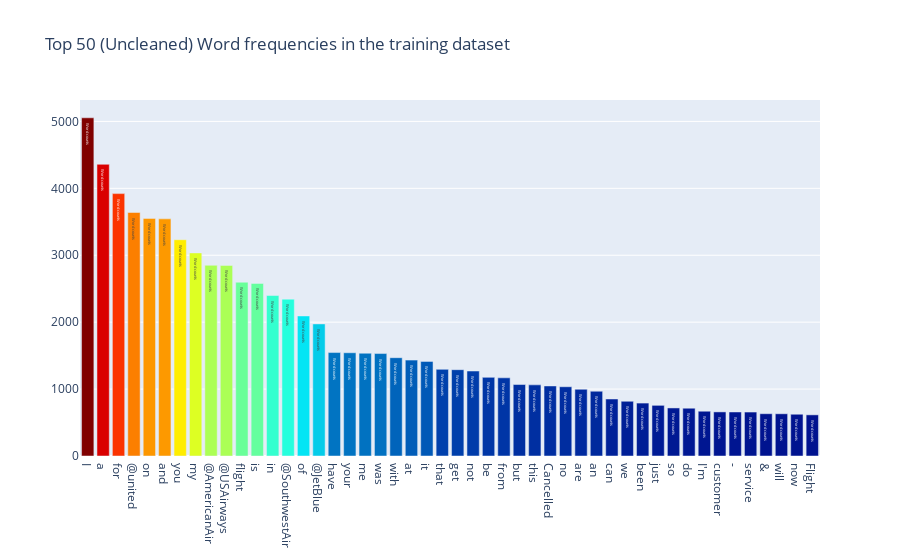

Notebook cell for this chart:
### Code cell
all_words = train['text'].str.split(expand=True).unstack().value_counts()
data = [go.Bar(
            x = all_words.index.values[2:50],
            y = all_words.values[2:50],
            marker= dict(colorscale='Jet',
                         color = all_words.values[2:100]
                        ),
            text='Word counts'
    )]

layout = go.Layout(
    title='Top 50 (Uncleaned) Word frequencies in the training dataset'
)

fig = go.Figure(data=data, layout=layout)

py.iplot(fig, filename='basic-bar')

### Figure 1 — Plotly figure (JSON) as saved in the notebook; plotly's stock layout.template omitted (floating-point values rounded to 4 significant figures)
{"data": [{"marker": {"color": [5054, 4359, 3921, 3639, 3551, 3544, 3232, 3035, 2850, 2848, 2597, 2579, 2398, 2344, 2093, 1974, 1546, 1543, 1536, 1531, 1469, 1433, 1414, 1295, 1290, 1270, 1175, 1168, 1068, 1063, 1047, 1035, 997, 968, 852, 818, 791, 757, 718, 714, 669, 659, 658, 657, 632, 631, 624, 615, 596, 591, 588, 569, 558, 544, 537, 512, 500, 494, 493, 484, 482, 482, 476, 471, 471, 465, 464, 464, 456, 452, 450, 449, 447, 447, 439, 432, 425, 422, 422, 420, 413, 412, 408, 399, 393, 385, 383, 377, 375, 370, 357, 356, 354, 352, 340, 338, 333, 330], "colorscale": [[0, "rgb(0,0,131)"], [0.2, "rgb(0,60,170)"], [0.4, "rgb(5,255,255)"], [0.6, "rgb(255,255,0)"], [0.8, "rgb(250,0,0)"], [1, "rgb(128,0,0)"]]}, "text": "Word counts", "type": "bar", "x": ["I", "a", "for", "@united", "on", "and", "you", "my", "@AmericanAir", "@USAirways", "flight", "is", "in", "@SouthwestAir", "of", "@JetBlue", "have", "your", "me", "was", "with", "at", "it", "that", "get", "not", "be", "from", "but", "this", "Cancelled", "no", "are", "an", "can", "we", "been", "just", "so", "do", "I'm", "customer", "-", "service", "&amp;", "will", "now", "Flight"], "y": [5054, 4359, 3921, 3639, 3551, 3544, 3232, 3035, 2850, 2848, 2597, 2579, 2398, 2344, 2093, 1974, 1546, 1543, 1536, 1531, 1469, 1433, 1414, 1295, 1290, 1270, 1175, 1168, 1068, 1063, 1047, 1035, 997, 968, 852, 818, 791, 757, 718, 714, 669, 659, 658, 657, 632, 631, 624, 615]}], "layout": {"title": {"text": "Top 50 (Uncleaned) Word frequencies in the training dataset"}}}
